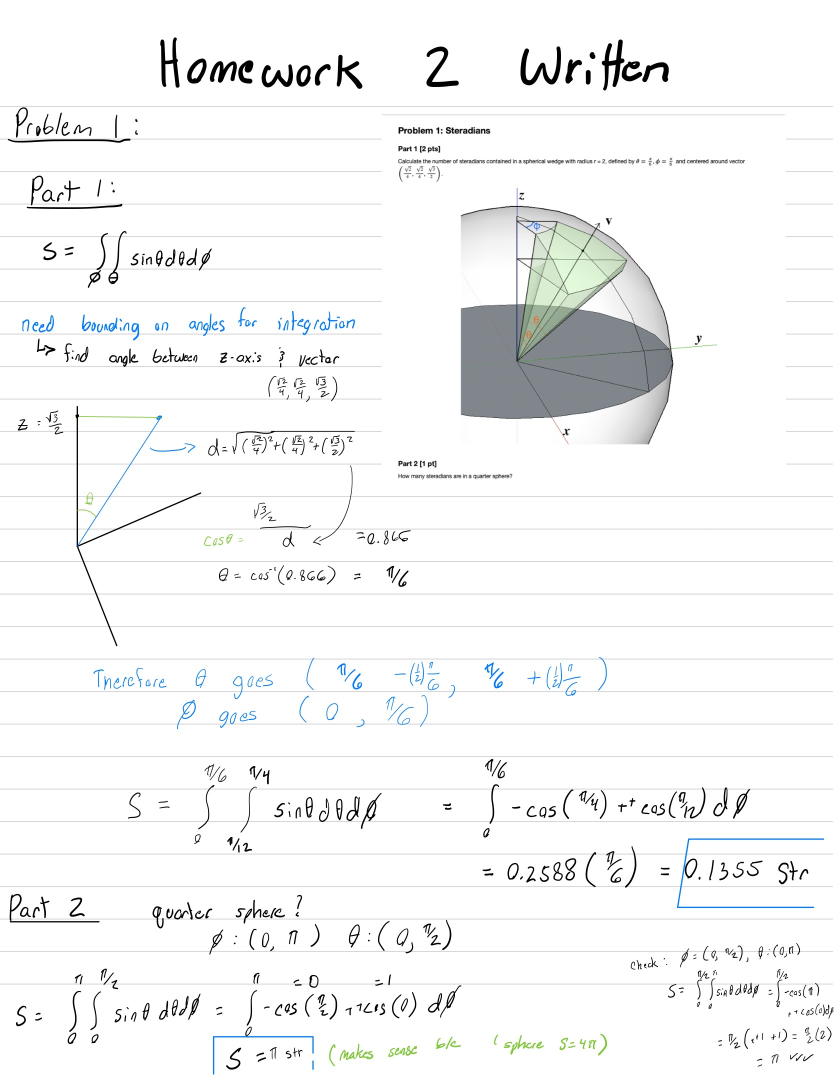
#> input picture Photometric Stereo and Image Filtering/CSE252A_HW2_1.jpg, 1668 x 2154 px (shown at 1/2 size)
$ jupyter execute --allow-errors hw2.ipynb   (shell and % lines are left out)
#> lines starting #> are read from the running program, lines starting #| are printed output that depends on the picture
# CSE 252A Computer Vision I Fall 2020 - Assignment 2

#### Instructor: David Kriegman

#### Assignment published on Sunday, November 1st, 2020

#### Due on: Thursday, November 12th, 2020 at 11:59pm Pacific Time

---

## Instructions

* Review the academic integrity and collaboration policies on the course website.
* This assignment must be completed individually.
* This assignment contains theoretical and programming exercises.If you plan to submit hand written answers for theoretical exercises, please be sure your writing is readable and merge those in order with the final pdf you create out of this notebook. You could fill the answers within the notebook iteself by creating a markdown cell.
* Programming aspects of this assignment must be completed using Python in this notebook.
* If you want to modify the skeleton code, you can do so. This has been provided just to provide you with a framework for the solution.
* You may use python packages for basic linear algebra (you can use numpy or scipy for basic operations), but you may not use packages that directly solve the problem.
* If you are unsure about using a specific package or function, then ask the instructor and teaching assistants for clarification.
* You must submit to Gradescope:
    * (1) This notebook exported as a `.pdf` (including any hand-written solutions scanned and merged into the PDF, if applicable).
    * (2) This notebook as an `.ipynb` file.
* You must mark each problem on Gradescope in the pdf.
* **Late policy:** Assignments submitted late will receive a 10% grade reduction for each day late (e.g. an assignment submitted an hour after the due date will receive a 10% penalty, an assignment submitted 10 hours after the due date will receive a 10% penalty, and an assignment submitted 28 hours after the due date will receive a 20% penalty). Assignments will not be accepted 72 hours after the due date. If you require an extension (for personal reasons only), you must request one as far in advance as possible. Extensions requested close to or after the due date will only be granted for clear emergencies or clearly unforeseeable circumstances.

## Problem 1: Steradians

### Part 1 [2 pts]

Calculate the number of steradians contained in a spherical wedge with radius _r_ = 1, defined by
$\theta = \frac{\pi}{6}, \phi = \frac{\pi}{6}$ and centered around vector $\left(\frac{\sqrt{2}}{4}, \frac{\sqrt{2}}{4}, \frac{\sqrt{3}}{2}\right)$.

### Part 2 [1 pt]

How many steradians are in a quarter sphere?

[cell 1]
import matplotlib.pyplot as plt

WrittenOne = plt.imread('CSE252A_HW2_1.jpg')             # read a JPEG image
#> WrittenOne is the input picture: shape (2154, 1668, 3); mean R, G, B 244.7, 245.5, 245.6
WrittenTwo = plt.imread('CSE252A_HW2_2.jpg')
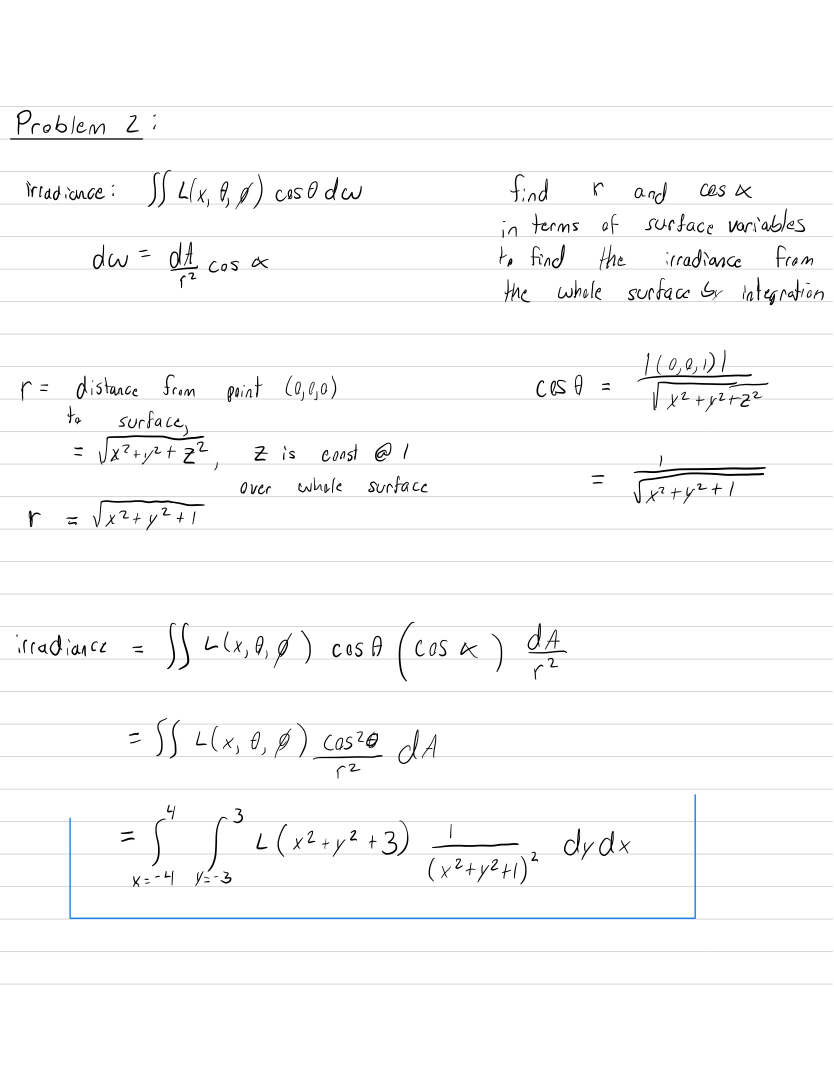
#> input picture Photometric Stereo and Image Filtering/CSE252A_HW2_2.jpg, 1668 x 2154 px (shown at 1/2 size)
#> WrittenTwo is the input picture: shape (2154, 1668, 3); mean R, G, B 250, 250.2, 250.4
WrittenThree = plt.imread('CSE252A_HW2_3.jpg')
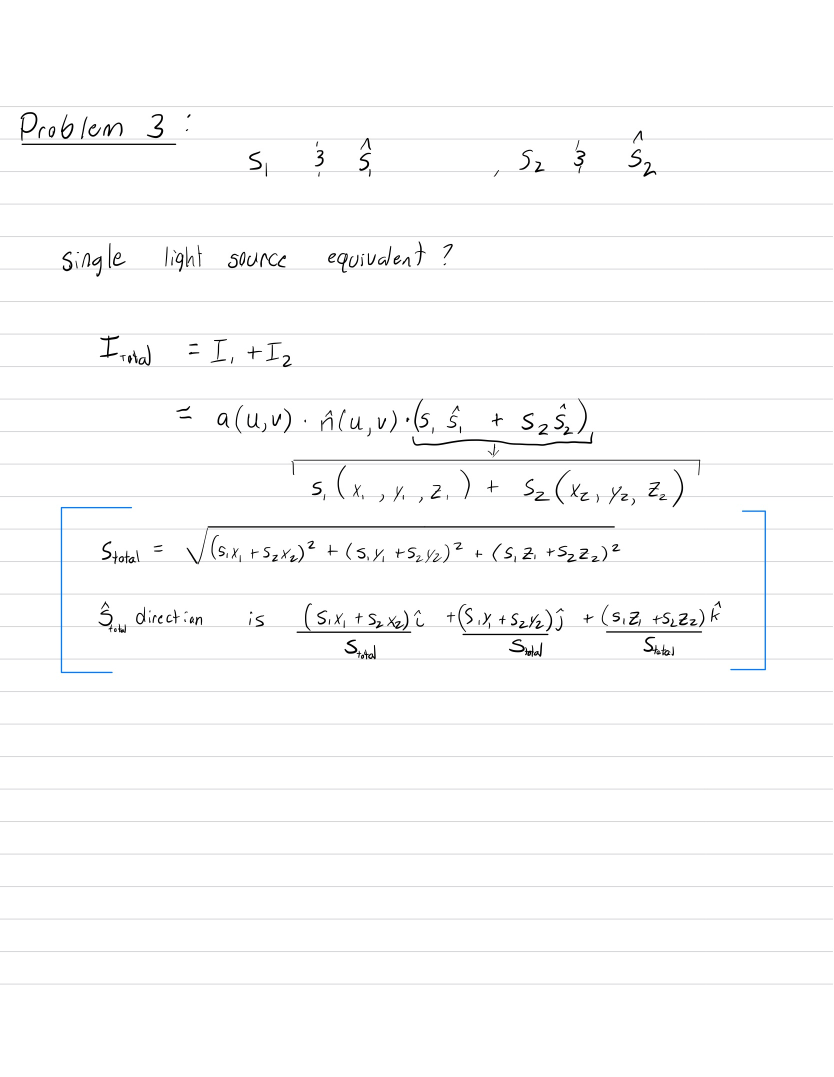
#> input picture Photometric Stereo and Image Filtering/CSE252A_HW2_3.jpg, 1668 x 2154 px (shown at 1/2 size)
#> WrittenThree is the input picture: shape (2154, 1668, 3); mean R, G, B 251.3, 251.4, 251.6
WrittenFour = plt.imread('CSE252A_HW2_4.jpg')
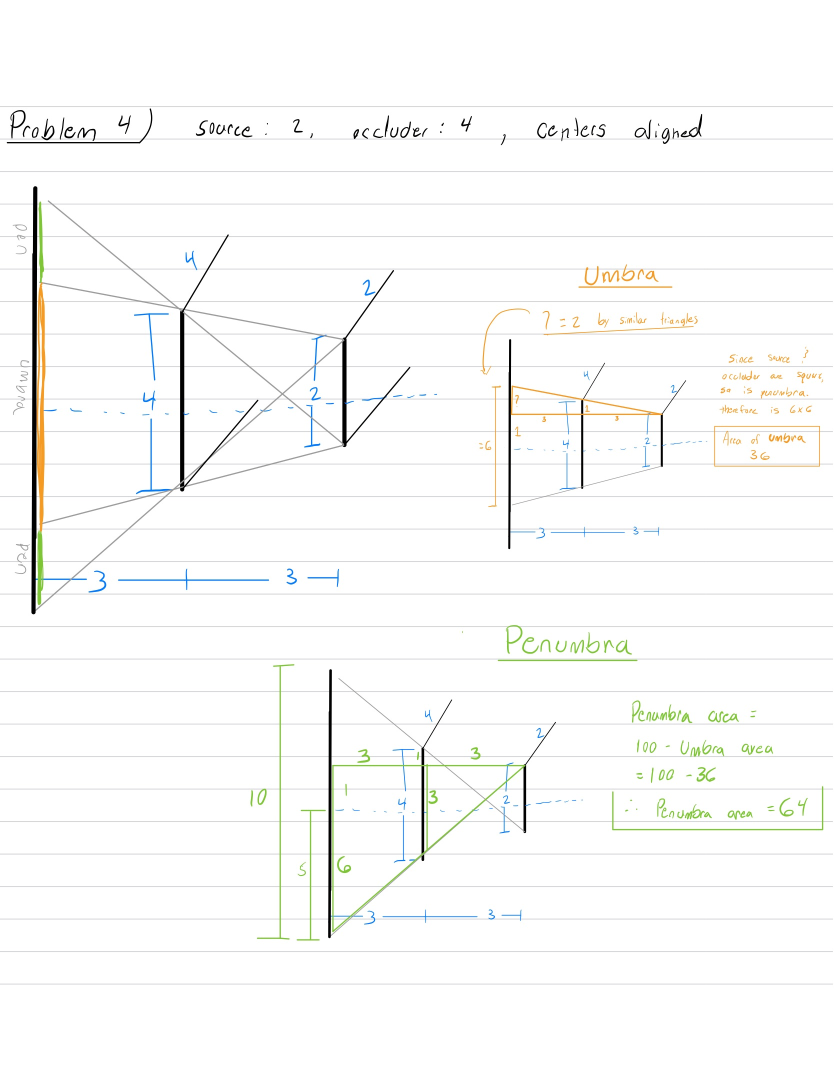
#> input picture Photometric Stereo and Image Filtering/CSE252A_HW2_4.jpg, 1668 x 2154 px (shown at 1/2 size)
#> WrittenFour is the input picture: shape (2154, 1668, 3); mean R, G, B 250.2, 250.5, 249.5
plt.figure(figsize=(20, 20))
plt.imshow(WrittenOne)
plt.show()

## Problem 2: Irradiance [3 pts]

Consider a rectangular surface with vertices $(−4, −3, 1)$, $(4, −3, 1)$, $(−4, 3, 1)$, and $(4, 3, 1)$. If the radiance on the surface is equal in all directions and is given by $L \cdot (x^2 + y^2 + 3)$ (with L constant) what is the irradiance arriving at position $(0, 0, 0)$ with normal vector $(0, 0, 1)$? (Note: You do not need to perform the integration, just set up the integral.)

[cell 2]
plt.figure(figsize=(20, 20))
plt.imshow(WrittenTwo)
plt.show()

## Problem 3: Superposition of Light Sources and Lambertian Surfaces [2 pts]

A Lambertian surface is illuminated by two distant light sources. The first has intensity $s_1$ and direction $\hat{\bf{s_1}}$,and the second has intensity $s_2$ and direction $\hat{\bf{s_2}}$. Consider the surface to be shaped such that no part of it is in shadow from either individual light source.

For every pixel in the image where the surface is illuminated by both sources, there is a single effective distant light source which will produce the same irradiance at that pixel. What is the intensity and direction of that light source?

[cell 3]
plt.figure(figsize=(20, 20))
plt.imshow(WrittenThree)
plt.show()

## Problem 4: Occlusion, Umbra and Penumbra [2 pts]

We have a square area source and a square occluder, both parallel to a plane.

The edge lengths of the source and occluder are 2 and 4, respectively, and they are vertically above one another with their centers aligned. The distances from the occluder to the source and plane are both 3.

1. What is the area of the umbra on the plane?

2. What is the area of the penumbra on the plane?

[cell 4]
plt.figure(figsize=(20, 20))
plt.imshow(WrittenFour)
plt.show()

## Problem 5: Photometric Stereo [6 pts]

The goal of this problem is to implement a couple of different algorithms that reconstruct a surface using the concept of photometric stereo.

Your program will take in multiple images as input along with the light source direction (and color when necessary) for each image.

### Data
Synthetic Images: Available in `*.pickle` files (graciously provided by Satya Mallick) which contain

* `im1`, `im2`, `im3`, `im4`... images.

* `l1`, `l2`, `l3`, `l4`... light source directions.

Implement the photometric stereo technique described in Forsyth and Ponce 2.2.4 (*Photometric Stereo: Shape from Multiple Shaded Images*) and the lecture notes.

Your program should have two parts:

1. Read in the images and corresponding light source directions, and estimate the surface normals and albedo map.

1. Reconstruct the depth map from the surface normals. You can first try the naive scanline-based shape by integration method described in the book.  If this does not work well on real images, you can use the implementation of the Horn integration technique given below in `horn_integrate` function.

Try using only `im1`, `im2` and `im4` first. Display your outputs as mentioned below.

Then use all four images. (Most accurate).

For each of the above cases you must output:

1. The estimated albedo map.

2. The estimated surface normals by showing both
    1. Needle map, and
    2. Three images showing components of surface normal.

3. A wireframe of depth map.

4. Horn output

An example of outputs is shown below.

Note: You will find all the data for this part in `synthetic_data.pickle`.

[cell 5]
## Example: How to read and access data from a pickle
import pickle
import numpy as np
from time import time
from skimage import io
import matplotlib.pyplot as plt

pickle_in = open('synthetic_data.pickle', 'rb')
#> (reads Photometric Stereo and Image Filtering/synthetic_data.pickle from the repository)
data = pickle.load(pickle_in, encoding='latin1')

# data is a dict which stores each element as a key-value pair.
print('Keys: ' + str(data.keys()))

# To access the value of an entity, refer it by its key.
print('Image:')
plt.imshow(data['im1'], cmap = 'gray')
plt.show()
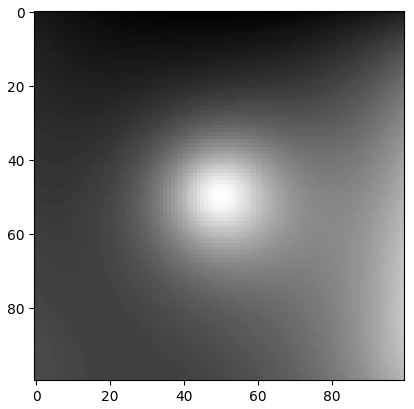
#> figure drawn by matplotlib, 1 panel

print('Light source direction: ' + str(data['l1']))

[cell 6]
from scipy.signal import convolve
from numpy import linalg

def horn_integrate(gx, gy, mask, niter):
    """ horn_integrate recovers the function g from its partial derivatives gx and gy.
        mask is a binary image which tells which pixels are involved in integration.
        niter is the number of iterations (typically 100,000 or 200,000,
        although the trend can be seen even after 1000 iterations).
    """
    g = np.ones(np.shape(gx))

    gx = np.multiply(gx, mask)
    gy = np.multiply(gy, mask)

    A = np.array([[0,1,0],[0,0,0],[0,0,0]]) #y-1
    B = np.array([[0,0,0],[1,0,0],[0,0,0]]) #x-1
    C = np.array([[0,0,0],[0,0,1],[0,0,0]]) #x+1
    D = np.array([[0,0,0],[0,0,0],[0,1,0]]) #y+1

    d_mask = A + B + C + D

    den = np.multiply(convolve(mask, d_mask, mode='same'), mask)
    den[den == 0] = 1
    rden = 1.0 / den
    mask2 = np.multiply(rden, mask)

    m_a = convolve(mask, A, mode='same')
    m_b = convolve(mask, B, mode='same')
    m_c = convolve(mask, C, mode='same')
    m_d = convolve(mask, D, mode='same')

    term_right = np.multiply(m_c, gx) + np.multiply(m_d, gy)
    t_a = -1.0 * convolve(gx, B, mode='same')
    t_b = -1.0 * convolve(gy, A, mode='same')
    term_right = term_right + t_a + t_b
    term_right = np.multiply(mask2, term_right)

    for k in range(niter):
        g = np.multiply(mask2, convolve(g, d_mask, mode='same')) + term_right

    return g

[cell 7]
def photometric_stereo(images, lights, mask, horn_niter=25000):

    """ ==========YOUR CODE HERE=========="""
#> called with images = array of shape (3, 100, 100), lights = array of shape (3, 3), horn_niter = 25000
    '''Version to handle 4 images and lights'''
    sz = np.shape(images)
    eMatrix = np.zeros((sz[1]*sz[2], sz[0]))
    for i in range(0,sz[0]):
        eMatrix[:,i] = np.reshape(images[i,:,:], (sz[1]*sz[2],1))[:,0]
    eMatrix = eMatrix.T
    s = lights
    sFind = np.matmul(np.linalg.inv(np.matmul(s.T, s)), s.T)
    B = np.matmul(sFind, eMatrix).T
    # note:
    # images : (n_ims, h, w)
    # lights : (n_ims, 3)
    albedo = np.ones(images[0].shape)
    normals = np.dstack((np.zeros(images[0].shape),
                         np.zeros(images[0].shape),
                         np.ones(images[0].shape)))

    albedoIntermediate = np.reshape(albedo, (sz[1]*sz[2],1))
    albedoIntermediate[:,0] = B[:,0]*B[:,0] + B[:,1]*B[:,1] + B[:,2]*B[:,2]
    albedoVect = np.sqrt(albedoIntermediate)
    albedo = np.reshape(albedoVect, (sz[1],sz[2]))

    normals[:,:,0] = np.reshape(B[:,0]/albedoVect[:,0], (sz[1], sz[2]))
    normals[:,:,1] = np.reshape(B[:,1]/albedoVect[:,0], (sz[1], sz[2]))
    normals[:,:,2] = np.reshape(B[:,2]/albedoVect[:,0], (sz[1], sz[2]))

    slant = (-normals[:,:,0]/normals[:,:,2])*mask[:,:]
    tilt = (-normals[:,:,1]/normals[:,:,2])*mask[:,:]

    H = np.ones(images[0].shape)
    H[0,0] = slant[0,0]
    for j in range(1,sz[2]):
        H[0,j] = H[0,j-1] - slant[0,j]

    for i in range(1,sz[1]):
        for j in range(0, sz[2]):
            H[i,j] = H[i-1,j] - tilt[i,j]

    H_horn = np.ones(images[0].shape)
    H_horn = horn_integrate(-slant, -tilt, mask, horn_niter)
    return albedo, normals, H, H_horn

[cell 8]
from mpl_toolkits.mplot3d import Axes3D

pickle_in = open('synthetic_data.pickle', 'rb')
data = pickle.load(pickle_in, encoding='latin1')

lights = np.vstack((data['l1'], data['l2'], data['l4']))

images = []
images.append(data['im1'])
images.append(data['im2'])
# images.append(data['im3'])
images.append(data['im4'])
images = np.array(images)

mask = np.ones(data['im1'].shape)

albedo, normals, depth, horn = photometric_stereo(images, lights, mask)

# --------------------------------------------------------------------------
# The following code is just a working example so you don't get stuck with any
# of the graphs required. You may want to write your own code to align the
# results in a better layout.
# --------------------------------------------------------------------------

def visualize(albedo, normals, depth, horn):

    # Stride in the plot, you may want to adjust it to different images
    stride = 15

    # showing albedo map
    fig = plt.figure()
    albedo_max = albedo.max()
    albedo = albedo / albedo_max
    plt.imshow(albedo, cmap='gray')
    plt.show()
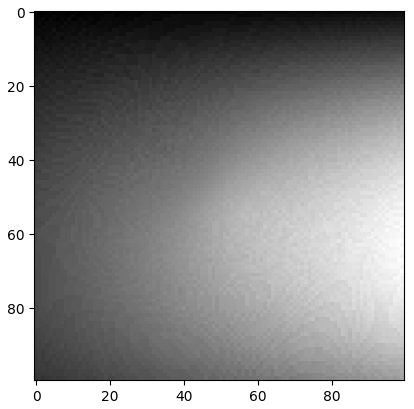
#> figure drawn by matplotlib, 1 panel

    # showing normals as three separate channels
    figure = plt.figure()
    ax1 = figure.add_subplot(131)
    ax1.imshow(normals[..., 0])
    ax2 = figure.add_subplot(132)
    ax2.imshow(normals[..., 1])
    ax3 = figure.add_subplot(133)
    ax3.imshow(normals[..., 2])
    plt.show()
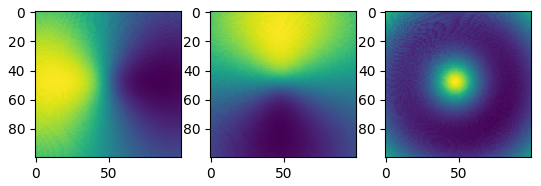
#> figure drawn by matplotlib, 3 panels

    # showing normals as quiver
    X, Y, _ = np.meshgrid(np.arange(0,np.shape(normals)[0], 15),
                          np.arange(0,np.shape(normals)[1], 15),
                          np.arange(1))
    X = X[..., 0]
    Y = Y[..., 0]
    Z = depth[::stride,::stride].T
    NX = normals[..., 0][::stride,::-stride].T
    NY = normals[..., 1][::-stride,::stride].T
    NZ = normals[..., 2][::stride,::stride].T
    fig = plt.figure(figsize=(5, 5))
    ax = fig.gca(projection='3d')
    plt.quiver(X,Y,Z,NX,NY,NZ, length=15)
    plt.show()

    # plotting wireframe depth map
    H = depth[::stride,::stride]
    fig = plt.figure()
    ax = fig.gca(projection='3d')
    ax.plot_surface(X,Y, H.T)
    plt.show()

    # plot horn output
    H = horn[::stride,::stride]
    fig = plt.figure()
    ax = fig.gca(projection='3d')
    ax.plot_surface(X,Y, H.T)
    plt.show()

#> (the rest of this cell did not finish here and is left out)

[cell 9]
pickle_in = open('synthetic_data.pickle', 'rb')
data = pickle.load(pickle_in, encoding='latin1')

lights = np.vstack((data['l1'], data['l2'], data['l3'], data['l4']))

images = []
images.append(data['im1'])
images.append(data['im2'])
images.append(data['im3'])
images.append(data['im4'])
images = np.array(images)

mask = np.ones(data['im1'].shape)

albedo, normals, depth, horn = photometric_stereo(images, lights, mask)
